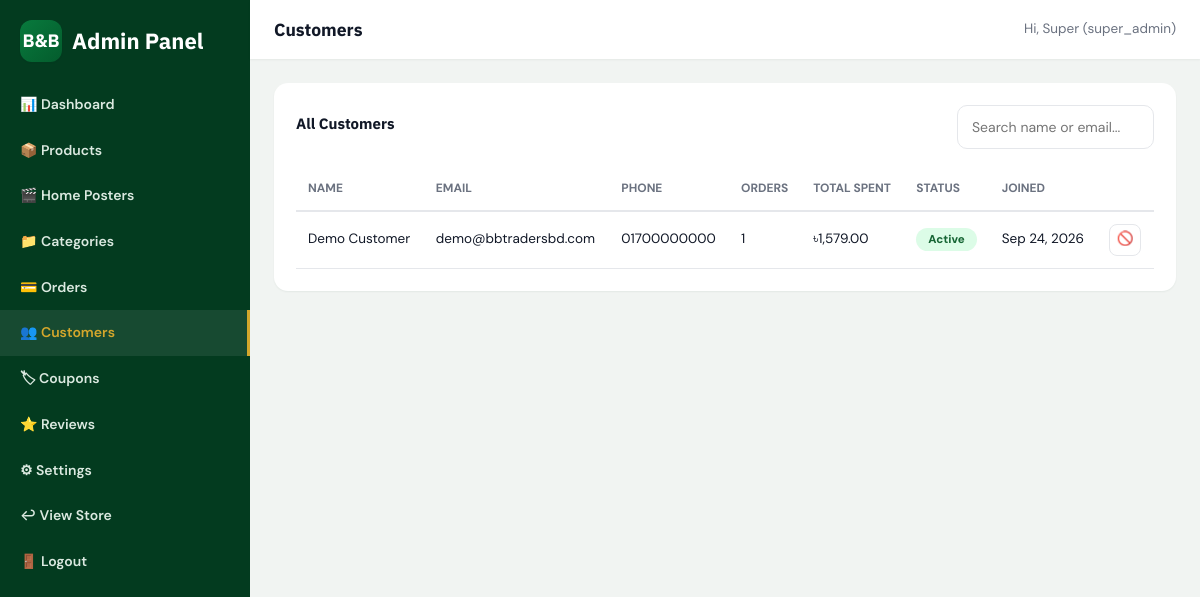
The page /admin/customers.php (signed in) on the database its author committed.
### tables this page shows
CREATE TABLE users (
    id INT UNSIGNED AUTO_INCREMENT PRIMARY KEY,

    first_name VARCHAR(80) NOT NULL,
    last_name VARCHAR(80) NOT NULL,

    email VARCHAR(150) NOT NULL,
    password VARCHAR(255) NOT NULL,

    phone VARCHAR(30) DEFAULT NULL,

    address TEXT DEFAULT NULL,
    city VARCHAR(100) DEFAULT NULL,
    postal_code VARCHAR(20) DEFAULT NULL,

    avatar VARCHAR(255) DEFAULT NULL,

    role ENUM(
        'member',
        'admin',
        'super_admin'
    ) NOT NULL DEFAULT 'member',

    status ENUM(
        'active',
        'inactive',
        'blocked'
    ) NOT NULL DEFAULT 'active',

    created_at TIMESTAMP NOT NULL DEFAULT CURRENT_TIMESTAMP,
    updated_at TIMESTAMP NOT NULL DEFAULT CURRENT_TIMESTAMP
        ON UPDATE CURRENT_TIMESTAMP,

    UNIQUE KEY uq_users_email (email),
    KEY idx_users_role (role),
    KEY idx_users_status (status),
    KEY idx_users_created (created_at)
);

### includes/functions.php (called while the page is built, shortened)
<?php
function clean($value) {
    return htmlspecialchars(trim($value ?? ''), ENT_QUOTES, 'UTF-8');
}
function generate_csrf_token() {
    return $_SESSION['csrf_token'];
}
function get_settings() {
    static $settings = null;
    if ($settings === null) {
        global $pdo;
        $settings = [];
        try {
            $stmt = $pdo->query("SELECT setting_key, setting_value FROM settings");
            foreach ($stmt->fetchAll() as $row) {
                $settings[$row['setting_key']] = $row['setting_value'];
            }
        } catch (Exception $e) {
            $settings = [];
        }
    }
    return $settings;
}
function get_setting($key, $default = '') {
    $settings = get_settings();
    return $settings[$key] ?? $default;
}
function format_price($amount) {
    $symbol = get_setting('currency_symbol', '৳');
    return $symbol . number_format((float) $amount, 2);
}

### includes/auth.php (called while the page is built, shortened)
<?php
function current_user() {
    static $user = null;
    if ($user !== null) return $user ?: null;
    global $pdo;
    $stmt = $pdo->prepare("SELECT id, first_name, last_name, email, phone, address, city, postal_code, avatar, role, status
                            FROM users WHERE id = ? LIMIT 1");
    $stmt->execute([$_SESSION['user_id']]);
    $row = $stmt->fetch();
    $user = $row;
    return $user;
}
function is_logged_in() {
    return current_user() !== null;
}
function is_admin() {
    $user = current_user();
    return $user && in_array($user['role'], ['admin', 'super_admin'], true);
}
function require_admin() {
    if (!is_logged_in() || !is_admin()) {
        redirect('login.php');
    }
}

### admin/customers.php (the view, shortened to what this page needs)
<?php
require_admin();
$pageTitle = 'Customers';
require_once __DIR__ . '/includes/header.php';
$q = trim($_GET['q'] ?? '');
$where = "role = 'member'"; $params = [];
$stmt = $pdo->prepare("SELECT u.*,
    (SELECT COUNT(*) FROM orders o WHERE o.user_id = u.id) AS order_count,
    (SELECT COALESCE(SUM(total_amount),0) FROM orders o WHERE o.user_id = u.id) AS total_spent
    FROM users u WHERE $where ORDER BY u.created_at DESC LIMIT 200");
$stmt->execute($params);
$customers = $stmt->fetchAll();
?>
<div class="admin-panel">
  <div class="admin-panel-head">
    <h4>All Customers</h4>
    <form method="get"><input class="form-control" name="q" placeholder="Search name or email..." value="<?= clean($q) ?>"></form>
  </div>
  <table class="data-table">
    <thead><tr><th>Name</th><th>Email</th><th>Phone</th><th>Orders</th><th>Total Spent</th><th>Status</th><th>Joined</th><th></th></tr></thead>
    <tbody>
    <?php foreach ($customers as $c): ?>
      <tr>
        <td><?= clean($c['first_name'] . ' ' . $c['last_name']) ?></td>
        <td><?= clean($c['email']) ?></td>
        <td><?= clean($c['phone']) ?></td>
        <td><?= $c['order_count'] ?></td>
        <td><?= format_price($c['total_spent']) ?></td>
        <td><span class="status-pill status-<?= clean($c['status']) ?>"><?= clean($c['status']) ?></span></td>
        <td><?= date('M j, Y', strtotime($c['created_at'])) ?></td>
        <td><a href="<?= BASE_URL ?>admin/customers.php?toggle=<?= $c['id'] ?>&csrf_token=<?= generate_csrf_token() ?>" class="icon-btn" onclick="return confirm('<?= $c['status'] === 'blocked' ? 'Unblock' : 'Block' ?> this customer?')"><?= $c['status'] === 'blocked' ? '&#10003;' : '&#128683;' ?></a></td>
      </tr>
    <?php endforeach; ?>
    </tbody>
  </table>
</div>
<?php require_once __DIR__ . '/includes/footer.php'; ?>

### admin/includes/header.php (shortened to what this page needs)
<?php
$admin = current_user();
$adminPage = basename($_SERVER['SCRIPT_NAME']);
?>
<!DOCTYPE html>
<html lang="en">
<head>
<link rel="stylesheet" href="<?= BASE_URL ?>assets/css/style.css">
</head>
<body class="admin-body">
<div class="admin-wrap">
  <aside class="admin-sidebar">
    <div class="brand"><span class="logo-badge">B&amp;B</span> <span>Admin Panel</span></div>
    <a href="<?= BASE_URL ?>admin/index.php" class="<?= $adminPage === 'index.php' ? 'active' : '' ?>">&#128202; Dashboard</a>
    <a href="<?= BASE_URL ?>admin/products.php" class="<?= in_array($adminPage, ['products.php', 'product-form.php']) ? 'active' : '' ?>">&#128230; Products</a>
    <a href="<?= BASE_URL ?>admin/sliders.php" class="<?= $adminPage === 'sliders.php' ? 'active' : '' ?>">&#127916; Home Posters</a>
    <a href="<?= BASE_URL ?>admin/categories.php" class="<?= $adminPage === 'categories.php' ? 'active' : '' ?>">&#128193; Categories</a>
    <a href="<?= BASE_URL ?>admin/orders.php" class="<?= in_array($adminPage, ['orders.php', 'order-view.php']) ? 'active' : '' ?>">&#128179; Orders</a>
    <a href="<?= BASE_URL ?>admin/customers.php" class="<?= $adminPage === 'customers.php' ? 'active' : '' ?>">&#128101; Customers</a>
    <a href="<?= BASE_URL ?>admin/coupons.php" class="<?= $adminPage === 'coupons.php' ? 'active' : '' ?>">&#127991; Coupons</a>
    <a href="<?= BASE_URL ?>admin/reviews.php" class="<?= $adminPage === 'reviews.php' ? 'active' : '' ?>">&#11088; Reviews</a>
    <a href="<?= BASE_URL ?>admin/settings.php" class="<?= $adminPage === 'settings.php' ? 'active' : '' ?>">&#9881; Settings</a>
    <a href="<?= BASE_URL ?>index.php">&#8617; View Store</a>
    <a href="<?= BASE_URL ?>logout.php">&#128682; Logout</a>
  </aside>
  <div>
    <div class="admin-topbar">
      <h3 style="margin:0;"><?= clean($pageTitle ?? 'Dashboard') ?></h3>
      <span style="font-size:13.5px; color:var(--text-soft);">Hi, <?= clean($admin['first_name']) ?> (<?= clean($admin['role']) ?>)</span>
    </div>
    <div class="admin-main">

### assets/css/style.css (style rules this page uses)
:root { --green:#087A3D; --green-dark:#045C2D; --green-deep:#033B1F; --gold:#D4A72C; --bg:#F7F8F7; --white:#FFFFFF; --text:#111827; --text-soft:#6B7280; --border:#E5E7EB; --success:#16A34A; --danger:#DC2626; --warning:#F59E0B; --radius:14px; --radius-sm:8px; --shadow-sm:0 1px 2px rgba(3,59,31,.06); --shadow-md:0 8px 24px rgba(3,59,31,.08); --shadow-lg:0 20px 45px rgba(3,59,31,.14); --font-heading:'IBM Plex Sans', 'Inter', sans-serif; --font-body:'DM Sans', 'Inter', sans-serif; }
* { box-sizing:border-box; }
html { scroll-behavior:smooth; }
body { margin:0; font-family:var(--font-body); color:var(--text); background:var(--bg); font-size:15px; line-height:1.55; -webkit-font-smoothing:antialiased; }
h1,h2,h3,h4,h5 { font-family:var(--font-heading); margin:0 0 .5em; font-weight:700; color:var(--text); }
a { color:inherit; text-decoration:none; }
input,select,textarea { font-family:inherit; font-size:14px; }
.brand { display:flex; align-items:center; gap:10px; font-family:var(--font-heading); font-weight:800; font-size:22px; color:var(--green-deep); }
.brand .logo-badge { width:42px; height:42px; border-radius:12px; background:linear-gradient(135deg,var(--green),var(--green-dark)); display:flex; align-items:center; justify-content:center; color:#fff; font-size:18px; font-weight:800; box-shadow:var(--shadow-sm); }
.form-control { width:100%; padding:12px 14px; border:1.5px solid var(--border); border-radius:10px; outline:none; }
.status-pill { padding:4px 12px; border-radius:999px; font-size:11.5px; font-weight:800; text-transform:capitalize; }
.status-delivered,.status-active,.status-paid,.status-approved { background:#dcfce7; color:#166534; }
.admin-body { background:#f1f4f2; }
.admin-wrap { display:grid; grid-template-columns:250px 1fr; min-height:100vh; }
.admin-sidebar { background:var(--green-deep); color:#dbe9e0; padding:20px 0; }
.admin-sidebar .brand { color:#fff; padding:0 20px 20px; }
.admin-sidebar a { display:flex; align-items:center; gap:10px; padding:12px 20px; font-size:14px; font-weight:600; }
.admin-sidebar a:hover, .admin-sidebar a.active { background:rgba(255,255,255,.08); color:var(--gold); border-right:3px solid var(--gold); }
.admin-topbar { background:#fff; padding:16px 24px; display:flex; justify-content:space-between; align-items:center; box-shadow:var(--shadow-sm); }
.admin-main { padding:24px; }
.admin-panel { background:#fff; border-radius:var(--radius); box-shadow:var(--shadow-sm); padding:22px; }
.admin-panel-head { display:flex; justify-content:space-between; align-items:center; margin-bottom:18px; }
.data-table { width:100%; border-collapse:collapse; }
.data-table th { text-align:left; padding:12px; font-size:12px; text-transform:uppercase; color:var(--text-soft); border-bottom:2px solid var(--border); }
.data-table td { padding:12px; border-bottom:1px solid var(--border); font-size:13.5px; vertical-align:middle; }
.icon-btn { width:32px; height:32px; display:inline-flex; align-items:center; justify-content:center; border-radius:8px; border:1px solid var(--border); background:#fff; }

### rows shown on the page
users: first_name "Super", role "super_admin"
users: first_name+last_name "Demo Customer", email "demo@bbtradersbd.com", phone "01700000000", order_count "1", total_spent "৳1,579.00", status "Active", created_at "Sep 24, 2026"

### other values the page prints
$pageTitle "Customers"
